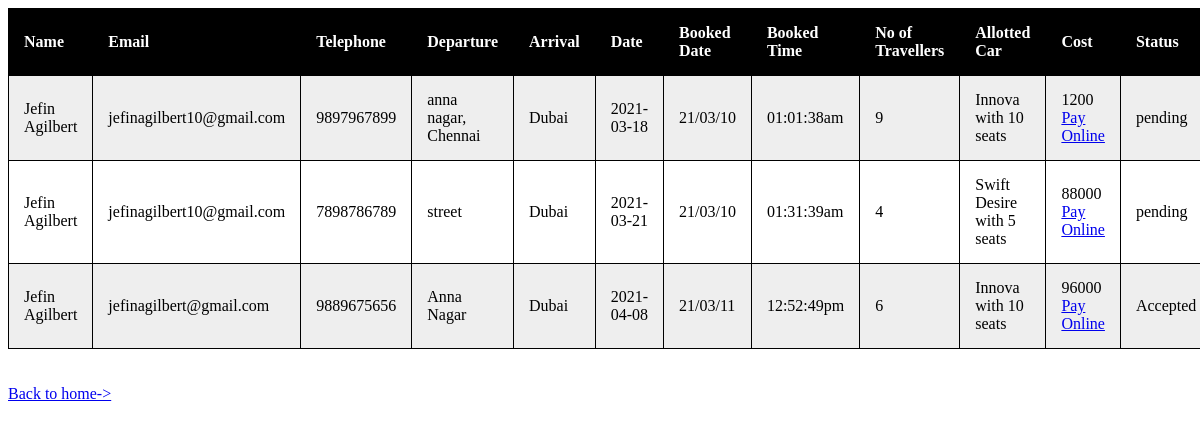
The app's page /display.php (signed in) with its own data.
### tables this page shows
CREATE TABLE `booking` (
  `id` int(11) NOT NULL,
  `name` varchar(20) NOT NULL,
  `email` varchar(30) NOT NULL,
  `tele` varchar(10) NOT NULL,
  `departure` varchar(20) NOT NULL,
  `arrival` varchar(30) NOT NULL,
  `currdate` varchar(20) NOT NULL,
  `currtime` varchar(20) NOT NULL,
  `nooftravellers` int(2) NOT NULL,
  `allottedcar` varchar(30) NOT NULL,
  `date` date NOT NULL,
  `cost` int(5) NOT NULL,
  `status` varchar(20) NOT NULL
);

### display.php (the view, shortened to what this page needs)
<html>
<head>
</head>
<body>
<?php
    if(isset($_SESSION["username"])){
			$servername = "localhost";
      $username = "root";
      $password = "";
      $db = "travello";
      $con = mysqli_connect($servername, $username, $password, $db);
      $sql = "select * from booking where name ='".$_SESSION["name"]."'";
      $result = mysqli_query($con,$sql);
		}
    else{
      header("Location:index.php");
    }
?>
<table id="t01">
<tr>
    <th>Name</th>
    <th>Email</th>
    <th>Telephone</th>
    <th>Departure</th>
    <th>Arrival</th>
    <th>Date</th>
    <th>Booked Date</th>
    <th>Booked Time</th>
    <th>No of Travellers</th>
    <th>Allotted Car</th>
    <th>Cost</th>
    <th>Status</th>
  </tr>
<?php
if (mysqli_num_rows($result) > 0) {
    while($row = mysqli_fetch_assoc($result)) {
  echo '
  <tr>
    <td>'.$row["name"].'</td>
    <td>'.$row["email"].'</td>
    <td>'.$row["tele"].'</td>
    <td>'.$row["departure"].'</td>
    <td>'.$row["arrival"].'</td>
    <td>'.$row["date"].'</td>
    <td>'.$row["currdate"].'</td>
    <td>'.$row["currtime"].'</td>
    <td>'.$row["nooftravellers"].'</td>
    <td>'.$row["allottedcar"].'</td>
    <td>'.$row["cost"].'<br><a href="#">Pay Online</a></td>
    <td>'.$row["status"].'</td>
  </tr>';
    }}
    else{
        echo '';
    }
?>
</table>
<br>
<br>
<a href="index.php">Back to home-></a>
</body>
</html>

### display.php (style rules this page uses)
table { width:100%; }
table, th, td { border: 1px solid black; border-collapse: collapse; }
th, td { padding: 15px; text-align: left; }
#t01 tr:nth-child(even) { background-color: #eee; }
#t01 tr:nth-child(odd) { background-color: #fff; }
#t01 th { background-color: black; color: white; }

### records on screen
booking: name "Jefin Agilbert", email "jefinagilbert10@gmail.com", tele "9897967899", departure "anna nagar, Chennai", arrival "Dubai", date "2021-03-18", currdate "21/03/10", currtime "01:01:38am", nooftravellers "9", allottedcar "Innova with 10 seats", cost "1200", status "pending"
booking: name "Jefin Agilbert", email "jefinagilbert10@gmail.com", tele "7898786789", departure "street", arrival "Dubai", date "2021-03-21", currdate "21/03/10", currtime "01:31:39am", nooftravellers "4", allottedcar "Swift Desire with 5 seats", cost "88000", status "pending"
booking: name "Jefin Agilbert", email "jefinagilbert@gmail.com", tele "9889675656", departure "Anna Nagar", arrival "Dubai", date "2021-04-08", currdate "21/03/11", currtime "12:52:49pm", nooftravellers "6", allottedcar "Innova with 10 seats", cost "96000", status "Accepted"
